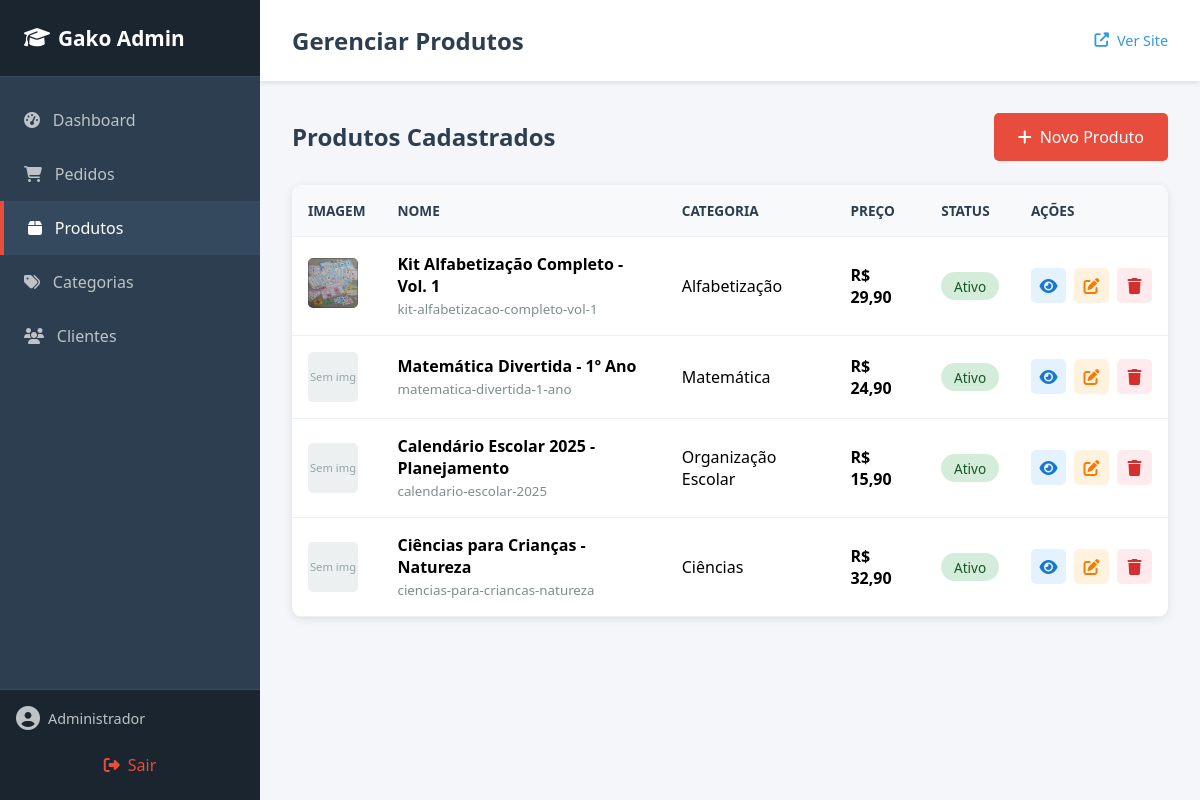
/admin/produtos/index.php (signed in), run on the app's committed database.
### tables this page shows
CREATE TABLE `produtos` (
  `id` int(11) NOT NULL,
  `nome` varchar(200) NOT NULL,
  `slug` varchar(200) NOT NULL,
  `descricao_curta` varchar(255) DEFAULT NULL,
  `descricao_completa` text DEFAULT NULL,
  `preco` decimal(10,2) NOT NULL,
  `preco_promocional` decimal(10,2) DEFAULT NULL,
  `categoria_id` int(11) DEFAULT NULL,
  `imagem_capa` varchar(255) DEFAULT NULL,
  `arquivo_digital` varchar(255) DEFAULT NULL,
  `paginas` int(11) DEFAULT NULL,
  `serie` varchar(50) DEFAULT NULL,
  `tags` varchar(255) DEFAULT NULL,
  `destaque` tinyint(1) DEFAULT 0,
  `ativo` tinyint(1) DEFAULT 1,
  `visualizacoes` int(11) DEFAULT 0,
  `vendas` int(11) DEFAULT 0,
  `created_at` timestamp NOT NULL DEFAULT current_timestamp(),
  `updated_at` timestamp NOT NULL DEFAULT current_timestamp() ON UPDATE current_timestamp()
);

CREATE TABLE `categorias` (
  `id` int(11) NOT NULL,
  `nome` varchar(100) NOT NULL,
  `slug` varchar(100) NOT NULL,
  `descricao` text DEFAULT NULL,
  `ordem` int(11) DEFAULT 0,
  `ativo` tinyint(1) DEFAULT 1,
  `created_at` timestamp NOT NULL DEFAULT current_timestamp()
);

### includes/config.php (called while the page is built, shortened)
<?php
function formatarPreco($valor) {
    return 'R$ ' . number_format($valor, 2, ',', '.');
}
?>

### admin/produtos/index.php (the view, shortened to what this page needs)
<?php
include '../includes/header.php';
$sql = "SELECT p.*, c.nome as categoria_nome
        FROM produtos p
        LEFT JOIN categorias c ON p.categoria_id = c.id
        WHERE 1=1";
$sql .= " ORDER BY p.created_at DESC";
$produtos = $pdo->query($sql)->fetchAll();
?>
<div class="page-actions">
    <h2 style="color: #2c3e50;">Produtos Cadastrados</h2>
    <a href="criar.php" class="btn-primary">
        <i class="fas fa-plus"></i> Novo Produto
    </a>
</div>
<div class="data-table">
    <table>
        <thead>
            <tr>
                <th>Imagem</th>
                <th>Nome</th>
                <th>Categoria</th>
                <th>Preço</th>
                <th>Status</th>
                <th>Ações</th>
            </tr>
        </thead>
        <tbody>
            <?php foreach ($produtos as $produto): ?>
            <tr>
                <td>
                    <?php if (!empty($produto['imagem_capa'])): ?>
                        <img src="<?php echo UPLOAD_URL . $produto['imagem_capa']; ?>"
                            alt="<?php echo htmlspecialchars($produto['nome']); ?>"
                            style="width: 50px; height: 50px; object-fit: cover; border-radius: 5px;">
                    <?php else: ?>
                        <div style="width: 50px; height: 50px; background: #ecf0f1; border-radius: 5px; display: flex; align-items: center; justify-content: center; color: #95a5a6; font-size: 0.7rem;">Sem img</div>
                    <?php endif; ?>
                </td>
                <td>
                    <strong><?php echo $produto['nome']; ?></strong>
                    <br><small style="color: #7f8c8d;"><?php echo $produto['slug']; ?></small>
                </td>
                <td><?php echo $produto['categoria_nome'] ?? 'Sem categoria'; ?></td>
                <td>
                    <?php if ($produto['preco_promocional'] > 0): ?>
                        <span style="text-decoration: line-through; color: #95a5a6; font-size: 0.9rem;"><?php echo formatarPreco($produto['preco']); ?></span><br>
                        <strong style="color: #e74c3c;"><?php echo formatarPreco($produto['preco_promocional']); ?></strong>
                    <?php else: ?>
                        <strong><?php echo formatarPreco($produto['preco']); ?></strong>
                    <?php endif; ?>
                </td>
                <td>
                    <span class="status <?php echo $produto['ativo'] ? 'pago' : 'cancelado'; ?>">
                        <?php echo $produto['ativo'] ? 'Ativo' : 'Inativo'; ?>
                    </span>
                </td>
                <td>
                    <div class="actions">
                        <a href="../../produto.php?id=<?php echo $produto['id']; ?>" target="_blank" class="btn-icon view" title="Ver no site">
                            <i class="fas fa-eye"></i>
                        </a>
                        <a href="editar.php?id=<?php echo $produto['id']; ?>" class="btn-icon edit" title="Editar">
                            <i class="fas fa-edit"></i>
                        </a>
                        <a href="excluir.php?id=<?php echo $produto['id']; ?>" class="btn-icon delete" title="Excluir" onclick="return confirmarExclusao()">
                            <i class="fas fa-trash"></i>
                        </a>
                    </div>
                </td>
            </tr>
            <?php endforeach; ?>
        </tbody>
    </table>
</div>
<?php include '../includes/footer.php'; ?>

### admin/css/admin.css (style rules this page uses)
* { margin: 0; padding: 0; box-sizing: border-box; }
.admin-body { font-family: 'Segoe UI', Tahoma, Geneva, Verdana, sans-serif; background: #f5f6fa; display: flex; min-height: 100vh; }
.data-table { width: 100%; background: white; border-radius: 10px; overflow: hidden; box-shadow: 0 2px 10px rgba(0,0,0,0.1); }
.data-table table { width: 100%; border-collapse: collapse; }
.data-table th, .data-table td { padding: 1rem; text-align: left; border-bottom: 1px solid #ecf0f1; }
.data-table th { background: #f8f9fa; font-weight: 600; color: #2c3e50; text-transform: uppercase; font-size: 0.85rem; }
.data-table img { width: 50px; height: 50px; object-fit: cover; border-radius: 5px; }
.status { padding: 0.3rem 0.8rem; border-radius: 20px; font-size: 0.85rem; font-weight: 500; }
.status.pago { background: #d4edda; color: #155724; }
.actions { display: flex; gap: 0.5rem; }
.btn-icon { width: 35px; height: 35px; border-radius: 5px; display: flex; align-items: center; justify-content: center; text-decoration: none; transition: all 0.3s; border: none; cursor: pointer; }
.btn-icon.view { background: #e3f2fd; color: #1976d2; }
.btn-icon.edit { background: #fff3e0; color: #f57c00; }
.btn-icon.delete { background: #ffebee; color: #d32f2f; }
.btn-primary, .btn-secondary { display: inline-flex; align-items: center; gap: 0.5rem; padding: 0.8rem 1.5rem; border-radius: 5px; text-decoration: none; font-weight: 500; transition: all 0.3s; border: none; cursor: pointer; }
.btn-primary { background: #e74c3c; color: white; }
.page-actions { display: flex; justify-content: space-between; align-items: center; margin-bottom: 1.5rem; }

### data on the page
produtos: imagem_capa (picture), nome "Kit Alfabetização Completo - Vol. 1", slug "kit-alfabetizacao-completo-vol-1", categoria.nome "Alfabetização", preco "R$ 29,90", ativo "Ativo"
produtos: shows "Sem img", nome "Matemática Divertida - 1º Ano", slug "matematica-divertida-1-ano", categoria.nome "Matemática", preco "R$ 24,90", ativo "Ativo"
produtos: shows "Sem img", nome "Calendário Escolar 2025 - Planejamento", slug "calendario-escolar-2025", categoria.nome "Organização Escolar", preco "R$ 15,90", ativo "Ativo"
produtos: shows "Sem img", nome "Ciências para Crianças - Natureza", slug "ciencias-para-criancas-natureza", categoria.nome "Ciências", preco "R$ 32,90", ativo "Ativo"

### other printed values
getAdminNome() "Administrador"
$pageTitle "Gerenciar Produtos"
